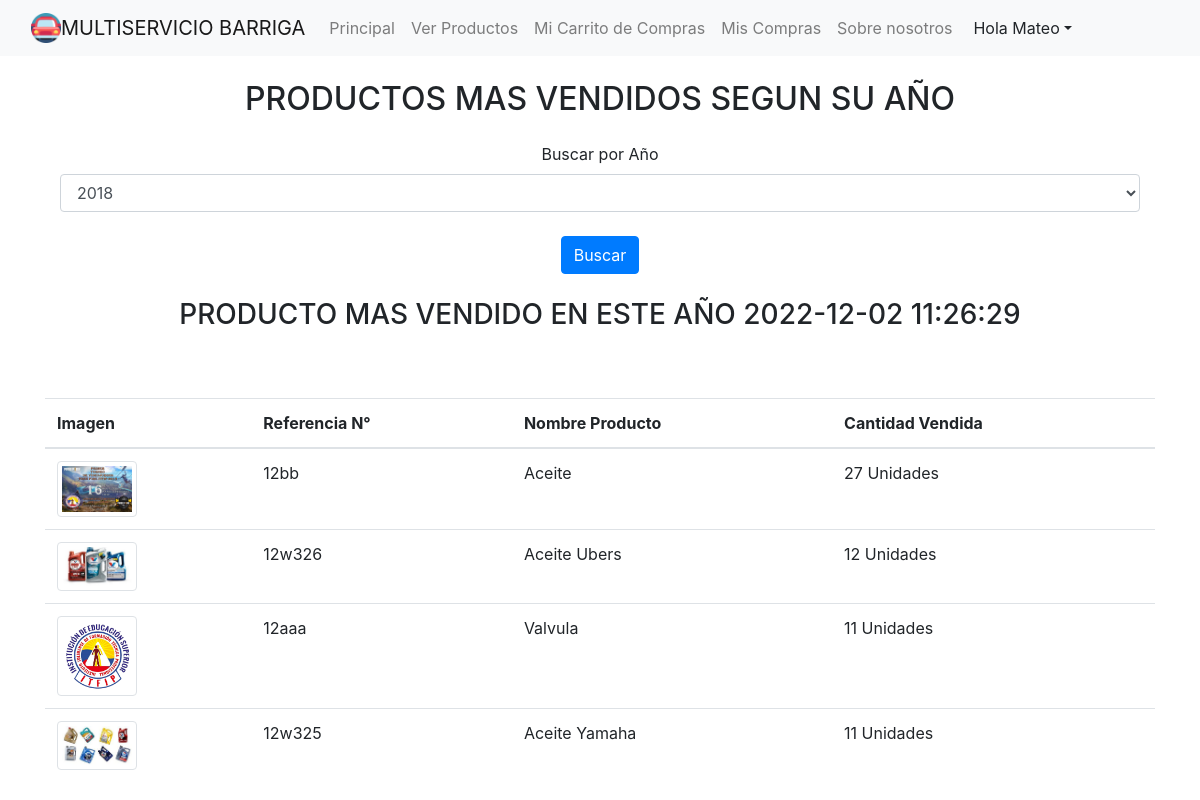
Screenshot of /masvendidosaño.php?year=2022-12-02 11:26:29 (signed in) with the database file from the repository.
### tables this page shows
CREATE TABLE `usuarios` (
  `id_usuario` int(10) UNSIGNED NOT NULL,
  `name` varchar(60) NOT NULL,
  `tipo_documento` varchar(10) NOT NULL DEFAULT 'CC',
  `numero_documento` int(11) NOT NULL,
  `celular_usuario` bigint(20) NOT NULL,
  `email` varchar(70) NOT NULL,
  `password` varchar(255) NOT NULL,
  `direccion_usuario` varchar(100) NOT NULL,
  `IDCIUDAD` int(11) NOT NULL,
  `rol_usuario` int(11) NOT NULL,
  `estado_usuario` int(11) NOT NULL,
  `ultimo_ingreso` datetime DEFAULT NULL
);

CREATE TABLE `productos` (
  `id_producto` int(11) NOT NULL,
  `codigo_producto` char(20) NOT NULL,
  `nombre_producto` char(255) NOT NULL,
  `descripcion_producto` longtext NOT NULL,
  `id_marca` int(11) NOT NULL,
  `id_categoria` int(11) NOT NULL,
  `fecha_agregado` datetime NOT NULL DEFAULT CURRENT_TIMESTAMP,
  `id_usuario` int(11) NOT NULL,
  `estado_producto` tinyint(4) NOT NULL DEFAULT '1',
  `foto_producto` varchar(255) NOT NULL DEFAULT 'uploads/noimage.jpeg'
);

### masvendidosaño.php (the view, shortened to what this page needs)
<?php
include_once('php/conexion.php');
?>
<!DOCTYPE html>
<html lang="en">
<head>
	<?php session_start();
	$sql1 = "SELECT * FROM  usuarios where id_usuario='" . $_SESSION['id_usuario'] . "'";
	$query1 = mysqli_query($con, $sql1);
	while ($d1 = mysqli_fetch_array($query1)) {
		$nombre = $d1['name'];
	}
	?>
	<link rel="stylesheet" href="https://cdn.jsdelivr.net/npm/bootstrap@4.5.3/dist/css/bootstrap.min.css">
	<link rel="stylesheet" href="https://cdnjs.cloudflare.com/ajax/libs/font-awesome/5.15.1/css/all.min.css">
	<link rel="stylesheet" href="https://use.fontawesome.com/releases/v5.7.0/css/all.css">
</head>
<body>
	<nav class="navbar navbar-expand-lg navbar-light bg-light">
		<div class="container-fluid">
			<img src="images/carroicono.png" align="left" width="30" height="30"> <a class="navbar-brand" href="index.php"> MULTISERVICIO BARRIGA</a>
			<div class="collapse navbar-collapse" id="navbarSupportedContent">
				<ul class="navbar-nav me-auto mb-2 mb-lg-0">
					<li class="nav-item">
						<a class="nav-link" aria-current="page" href="home.php">Principal</a>
					</li>
					<?php if ($_SESSION['rol'] == 1 or $_SESSION['rol'] == 2) { ?>
						<li class="nav-item">
							<div class="dropdown navbar-nav me-auto mb-2 mb-lg-0 ">
								<button class="btn btn-light dropdown-toggle align-right" type="button" id="dropdownMenuButton" data-toggle="dropdown" aria-haspopup="true" aria-expanded="false">
									Productos</button>
								<div class="dropdown-menu" aria-labelledby="dropdownMenuButton">
									<a class="dropdown-item" href="ver_producto.php">Ver productos</a>
									<a class="dropdown-item" href="registraproducto.php">Registrar Productos</a>
								</div>
							</div>
						</li>
						<li class="nav-item">
							<a class="nav-link" href="usuariostodos.php">Usuarios</a>
						</li>
						<li class="nav-item">
							<a class="nav-link" href="verventas.php">Ventas</a>
						</li>
						<li class="nav-item">
							<div class="dropdown navbar-nav me-auto mb-2 mb-lg-0 ">
								<button class="btn btn-light dropdown-toggle align-right" type="button" id="dropdownMenuButton" data-toggle="dropdown" aria-haspopup="true" aria-expanded="false">
									Marcas</button>
								<div class="dropdown-menu" aria-labelledby="dropdownMenuButton">
									<a class="dropdown-item" href="ver_marcas.php">Ver Marcas</a>
									<a class="dropdown-item" href="registrarmarcas.php">Registrar Marcas</a>
								</div>
							</div>
						</li>
						<li class="nav-item">
							<div class="dropdown navbar-nav me-auto mb-2 mb-lg-0 ">
								<button class="btn btn-light dropdown-toggle align-right" type="button" id="dropdownMenuButton" data-toggle="dropdown" aria-haspopup="true" aria-expanded="false">
									Categorias</button>
								<div class="dropdown-menu" aria-labelledby="dropdownMenuButton">
									<a class="dropdown-item" href="ver_categorias.php">Ver Categorias</a>
									<a class="dropdown-item" href="registrarcategorias.php">Registrar Categorias</a>
								</div>
							</div>
						<li class="nav-item">
							<div class="dropdown navbar-nav me-auto mb-2 mb-lg-0 ">
								<button class="btn btn-light dropdown-toggle align-right" type="button" id="dropdownMenuButton" data-toggle="dropdown" aria-haspopup="true" aria-expanded="false">
									Inventario</button>
								<div class="dropdown-menu" aria-labelledby="dropdownMenuButton">
									<a class="dropdown-item" href="ver_inventario.php">Ver Inventario</a>
									<a class="dropdown-item" href="recibodiario.php">Generar Recibo de Diario</a>
									<a class="dropdown-item" href="estadisticas.php">Estadisticas</a>
								</div>
							</div>
						</li>
			</div>
			</li>
		<?php } else { ?>
			<?php if ($_SESSION['rol'] == 3) { ?>
				<li class="nav-item">
					<a class="nav-link" href="ver_producto1.php">Ver Productos</a>
				</li>
				<li class="nav-item">
					<a class="nav-link" href="carrito.php">Mi Carrito de Compras</a>
				</li>
				<li class="nav-item">
					<a class="nav-link" href="ver_compras.php">Mis Compras</a>
				</li>
				<li class="nav-item">
					<a class="nav-link" href="nosotros.php">Sobre nosotros</a>
				</li>
		<?php }
					} ?></ul>
		<div class="dropdown navbar-nav me-auto mb-2 mb-lg-0 ">
			<button class="btn btn-light dropdown-toggle align-right" type="button" id="dropdownMenuButton" data-toggle="dropdown" aria-haspopup="true" aria-expanded="false">
				Hola <?php echo $nombre; ?></button>
		</div>
		</div>
		</div>
	</nav>
	<br>
<header class="masthead">
	<div class="container d-flex h-100 align-items-center">
		<div class="mx-auto text-center">
			<h2 class="mx-auto my-0 text-uppercase">Productos mas Vendidos segun su Año</h2>
		</div>
	</div><br>
</header>
<div class="container">
	<div class="row">
		<div class="col-md-12">
			<div class="well well-sm">
		<center>
			<label class="col-sm-12 control-label"><span class="glyphicon glyphicon-calendar"></span> Buscar por Año</label>
					<form method="GET" action="masvendidosaño.php">
 	<div class="col-sm-12"><select  class="form-control" name="year" id="year" >
								<?php
								if ($_GET['year'] != null) {
									$yearfijo = $_GET['year'];
								} else {
									$yearfijo = date("Y");
								}
								$yearfijo1 = date("Y");
								$yearsuma = $yearfijo1 + 0013;
								for ($i = 2018; $i < $yearsuma; $i++) {
									if ($i == $yearfijo) {
										echo '<option value="' . $i . '" selected>' . $i . '</option>';
									} else {
										echo '<option value="' . $i . '">' . $i . '</option>';
									}
								}
								?>
							</select> <br>
							<button type="submit" class="btn btn-primary">Buscar</button></form>
						</div>
			</div></center>
			<div class="panel-body">
				<div class="table-responsive">
					<table class="table">
						<?php
					echo "<center>";
												$sql1 = "SELECT SUM(cantidad_producto) as suma, referencia_producto FROM detalle_producto WHERE YEAR(fecha_producto) = '" .$yearfijo. "' and movimiento_producto= '3' Group by referencia_producto order by SUM(cantidad_producto)  DESC LIMIT 5";
												$query = mysqli_query($con, $sql1);
												$sql3 = "SELECT COUNT(*) as total FROM detalle_producto WHERE YEAR(fecha_producto) = '" .$yearfijo. "' and movimiento_producto= '3' Group by referencia_producto DESC LIMIT 5";
												$query3 = mysqli_query($con, $sql3);
												$variable= mysqli_num_rows($query3);
												if($variable!=0){
													echo "<br>";
												echo "<h3> PRODUCTO MAS VENDIDO EN ESTE AÑO " . $yearfijo."<h3>";
												echo "<br>";}
													?>
													<div class="table-responsive">
													<table class="table table-hover">
													  <thead>
														<tr>
														<th>Imagen</th>
														<th>Referencia N°</th>
														<th>Nombre Producto</th>
														<th>Cantidad Vendida</th>
														  </tr>
														</thead>
														<tbody>
													<?php
												while ($row1 = mysqli_fetch_array($query)) {
													$producto = $row1['referencia_producto'];
													$suma = $row1['suma'];
													$sql2 = "SELECT * FROM productos WHERE codigo_producto='" . $producto . "'";
													$query1 = mysqli_query($con, $sql2);
													while ($row2 = mysqli_fetch_array($query1)) {
														$producto2 = $row2['nombre_producto'];
													if(!empty($producto)  and  !empty($producto2) and $variable!=0) {
													 echo "<tr>";
														echo "<td> ";
														?>
														<img src="<?php echo $row2['foto_producto'] ?>" title="Descripcion:<?php echo $row2['descripcion_producto'] ?>" width="80" class="product-thumb img-thumbnail">
													<?php
														echo "</td>";
														echo " <td>   " . $producto . " </td>";
														echo "<td> " . $producto2, " </td>" ;
														echo "<td> " . $suma." Unidades </td>";
												 echo "</tr>";
													}
												}}
												echo "</center>"; ?>
</table>
</div>
				</div>
			</div>
		</div>
</body>
</html>

### rows the page displays
usuarios: name "Mateo"
productos: foto_producto (picture), producto "12bb", nombre_producto "Aceite", suma "27"
productos: foto_producto (picture), producto "12w326", nombre_producto "Aceite Ubers", suma "12"
productos: foto_producto (picture), producto "12aaa", nombre_producto "Valvula", suma "11"
productos: foto_producto (picture), producto "12w325", nombre_producto "Aceite Yamaha", suma "11"

### other values shown
$yearfijo "2022-12-02 11:26:29"
form field year "2018"
